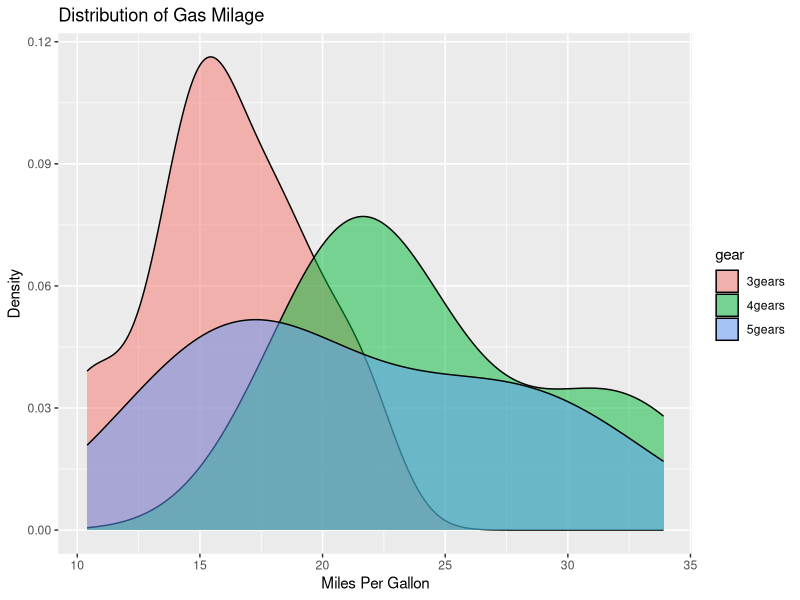
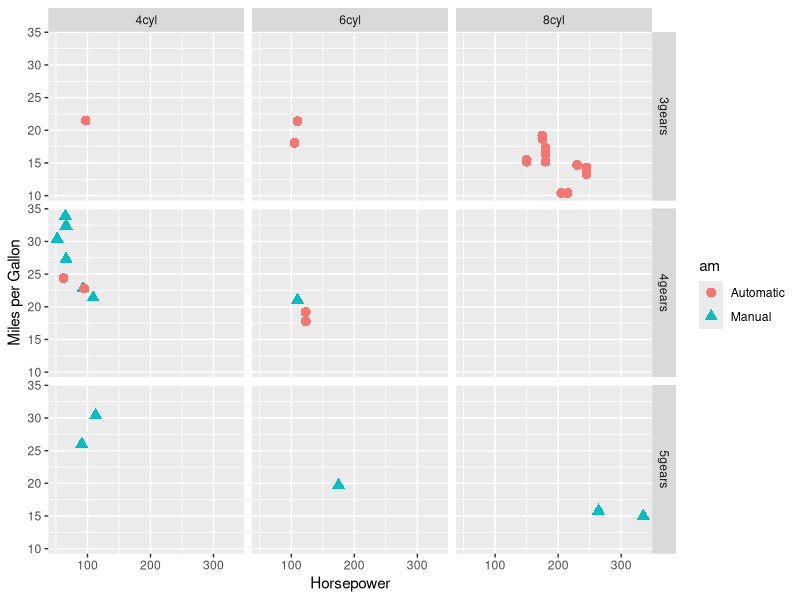
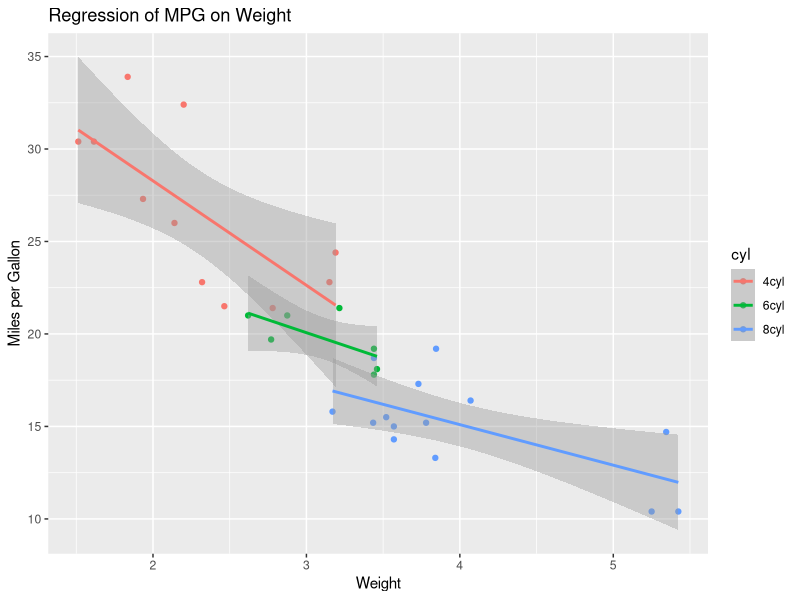
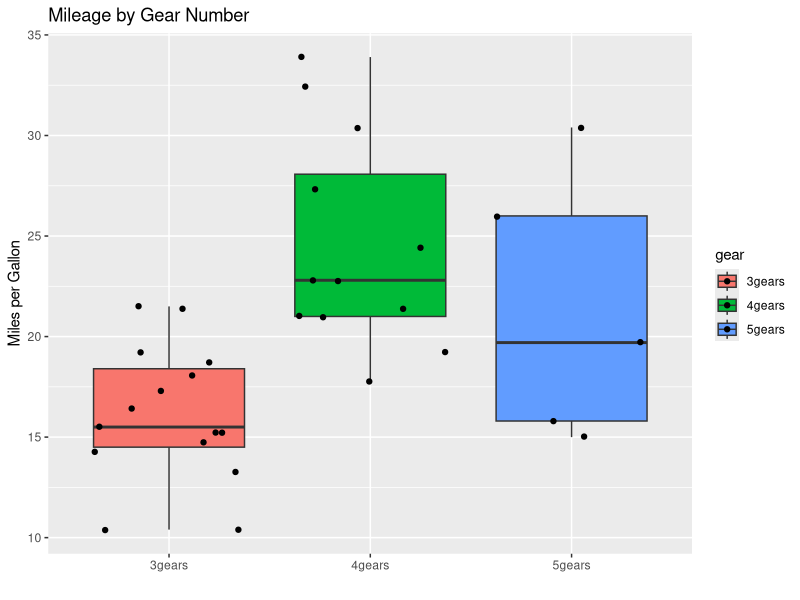

Here is the R script that generated these plots, in order:
# TODO: Add comment
# 
# Author: ecor
###############################################################################


# ggplot2 examples
library(ggplot2) 

# create factors with value labels 
mtcars$gear <- factor(mtcars$gear,levels=c(3,4,5),
		labels=c("3gears","4gears","5gears")) 
mtcars$am <- factor(mtcars$am,levels=c(0,1),
		labels=c("Automatic","Manual")) 
mtcars$cyl <- factor(mtcars$cyl,levels=c(4,6,8),
		labels=c("4cyl","6cyl","8cyl")) 

# Kernel density plots for mpg
# grouped by number of gears (indicated by color)
qplot(mpg, data=mtcars, geom="density", fill=gear, alpha=I(.5), 
		main="Distribution of Gas Milage", xlab="Miles Per Gallon", 
		ylab="Density")

# Scatterplot of mpg vs. hp for each combination of gears and cylinders
# in each facet, transmittion type is represented by shape and color
qplot(hp, mpg, data=mtcars, shape=am, color=am, 
		facets=gear~cyl, size=I(3),
		xlab="Horsepower", ylab="Miles per Gallon") 

# Separate regressions of mpg on weight for each number of cylinders
qplot(wt, mpg, data=mtcars, geom=c("point", "smooth"), 
		method="lm", formula=y~x, color=cyl, 
		main="Regression of MPG on Weight", 
		xlab="Weight", ylab="Miles per Gallon")

# Boxplots of mpg by number of gears 
# observations (points) are overlayed and jittered
qplot(gear, mpg, data=mtcars, geom=c("boxplot", "jitter"), 
		fill=gear, main="Mileage by Gear Number",
		xlab="", ylab="Miles per Gallon")
